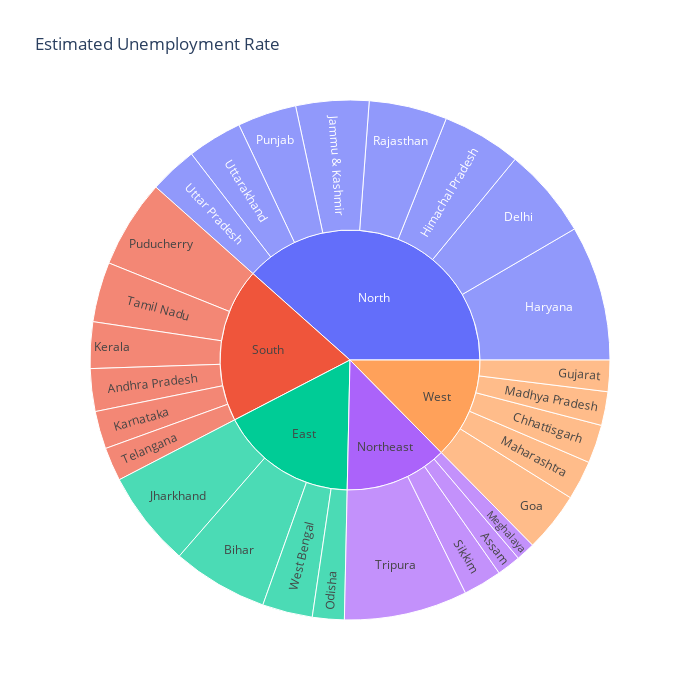

Notebook code cell kept with this figure:
### Markdown cell above
Creating a Dash board for Unemployment rate in India State wise in diffrent Region of Inida

### Code cell
unemployment = data[["States","Region","Estimated Unemployment Rate","Frequency"]]
figure = px.sunburst(unemployment,path=["Region","States"],
                     values= "Estimated Unemployment Rate",
                     width= 700,height= 700,color_continuous_scale="RdY1Gn",
                     title= "Estimated Unemployment Rate")
figure.show()

### Figure 1 — Plotly figure (JSON) as saved in the notebook; plotly's stock layout.template omitted (floating-point values rounded to 4 significant figures)
{"data": [{"branchvalues": "total", "domain": {"x": [0, 1], "y": [0, 1]}, "hovertemplate": "labels=%{label}<br>Estimated Unemployment Rate=%{value}<br>parent=%{parent}<br>id=%{id}<extra></extra>", "ids": ["South/Andhra Pradesh", "Northeast/Assam", "East/Bihar", "West/Chhattisgarh", "North/Delhi", "West/Goa", "West/Gujarat", "North/Haryana", "North/Himachal Pradesh", "North/Jammu & Kashmir", "East/Jharkhand", "South/Karnataka", "South/Kerala", "West/Madhya Pradesh", "West/Maharashtra", "Northeast/Meghalaya", "East/Odisha", "South/Puducherry", "North/Punjab", "North/Rajasthan", "Northeast/Sikkim", "South/Tamil Nadu", "South/Telangana", "Northeast/Tripura", "North/Uttar Pradesh", "North/Uttarakhand", "East/West Bengal", "East", "North", "Northeast", "South", "West"], "labels": ["Andhra Pradesh", "Assam", "Bihar", "Chhattisgarh", "Delhi", "Goa", "Gujarat", "Haryana", "Himachal Pradesh", "Jammu & Kashmir", "Jharkhand", "Karnataka", "Kerala", "Madhya Pradesh", "Maharashtra", "Meghalaya", "Odisha", "Puducherry", "Punjab", "Rajasthan", "Sikkim", "Tamil Nadu", "Telangana", "Tripura", "Uttar Pradesh", "Uttarakhand", "West Bengal", "East", "North", "Northeast", "South", "West"], "name": "", "parents": ["South", "Northeast", "East", "West", "North", "West", "West", "North", "North", "North", "East", "South", "South", "West", "West", "Northeast", "East", "South", "North", "North", "Northeast", "South", "South", "Northeast", "North", "North", "East", "", "", "", "", ""], "type": "sunburst", "values": [86.64, 48.56, 194.7, 78.19, 184.1, 121.7, 63.76, 274.8, 160.7, 148.3, 195.4, 76.68, 94.34, 68.54, 79.79, 38.66, 64.62, 179.4, 119.8, 158.7, 78.34, 121.9, 68.33, 250.6, 97.37, 111.6, 101.9, 556.6, 1255.0, 416.1, 627.3, 411.9]}], "layout": {"height": 700, "legend": {"tracegroupgap": 0}, "title": {"text": "Estimated Unemployment Rate"}, "width": 700}}
